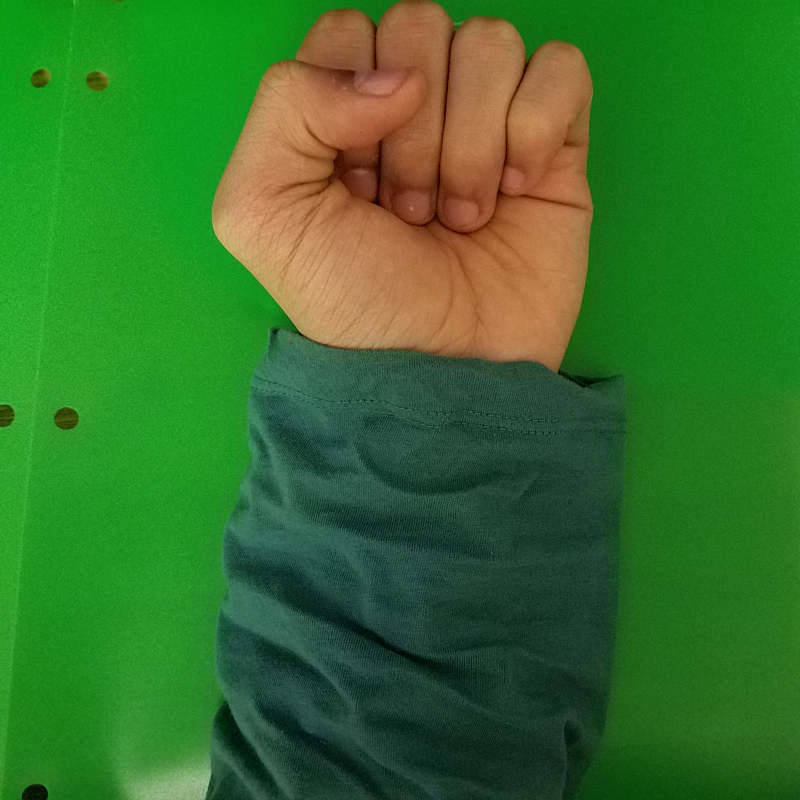
//> input picture images/image22.jpg, 1600 x 1600 px, given in place of the camera (shown at 1/2 size)
$ ./hand_gesture_recognition_live   (built with g++ and OpenCV 4)
//> lines starting //> are read from the running program, lines starting //| are printed output that depends on the picture; after the words box and inside, x2 and y2 are one past the last pixel; in counts of white or black regions, pixels touching at a corner belong together
// =======================================================================
//       Filename:  hand_gesture_recognition_live.cpp
//    Description:  A program which will take as its input a sequence of
//                  live images of either a fist or a palm and then
//                  produce from such sequence an instruction to the
//                  computer.
//        Version:  1.0
//        Created:  03/15/2018 02:04:20 AM
//       Revision:  none
//       Compiler:  clang
//         Author:  Gharvhel Carre (), gc2767@columbia.edu
//   Organization:  Columbia University
// =======================================================================

#include <opencv2/opencv.hpp>
#include <iostream>
#include <string>
#define FIST 1
#define PALM 2

using namespace std;
using namespace cv;

void die(const char *msg);
void create_mask(Mat & image, Mat & image_mask, const char *w_name);
void load_images(const char *image_file_name, Mat & image);
void find_dimensions(Mat & image, int &image_width, int &image_height);
void find_largest_contour(vector < vector < Point >> &contours,
                          int &largest_contour_index,
                          int &largest_coutour);
int get_quadrant(int &center_x, int &center_y, Mat & image, int &where,
                 char *what_and_where);

int const LOW_RED = 80, HIGH_RED = 255, LOW_GREEN = 50;
int const HIGH_GREEN = 255, LOW_BLUE = 0, HIGH_BLUE = 20;

int main(int argc, char **argv) {
  VideoCapture camera(0);
  if (!camera.isOpened()) {
    die("ERROR: could not opened camera");
  }
  // Variables
  Mat image1, image2, combined_images, image1_cpy, image2_cpy;
  Mat image1_mask, image2_mask, combined_image_masks, combined_result,
    combined_result2, combined_result3;
  int image1_width, image1_height, image2_width, image2_height;
  int what1, where1, what2, where2;
  int frame = 1;
  namedWindow("RESULT", WINDOW_NORMAL);

  while (1) {
    cout << "FRAME: " << frame << endl;
    if (frame == 1) {
      if (camera.read(image1) == false) {
        die("ERROR: cannot read image");
      }
//> image1 is the input picture: 1600 rows x 1600 cols, CV_8UC3; mean B, G, R 43.2, 113.2, 53.5
      // Get dimension of images
      find_dimensions(image1, image1_width, image1_height);
//> image1_width = 1600; image1_height = 1600

      // Create image mask based on skin color
      create_mask(image1, image1_mask, "FRAME1");
//> in create_mask, `inRange(image_mask, Scalar(LOW_BLUE, LOW_GREEN, LOW_RED), Scalar(HIGH_..`:
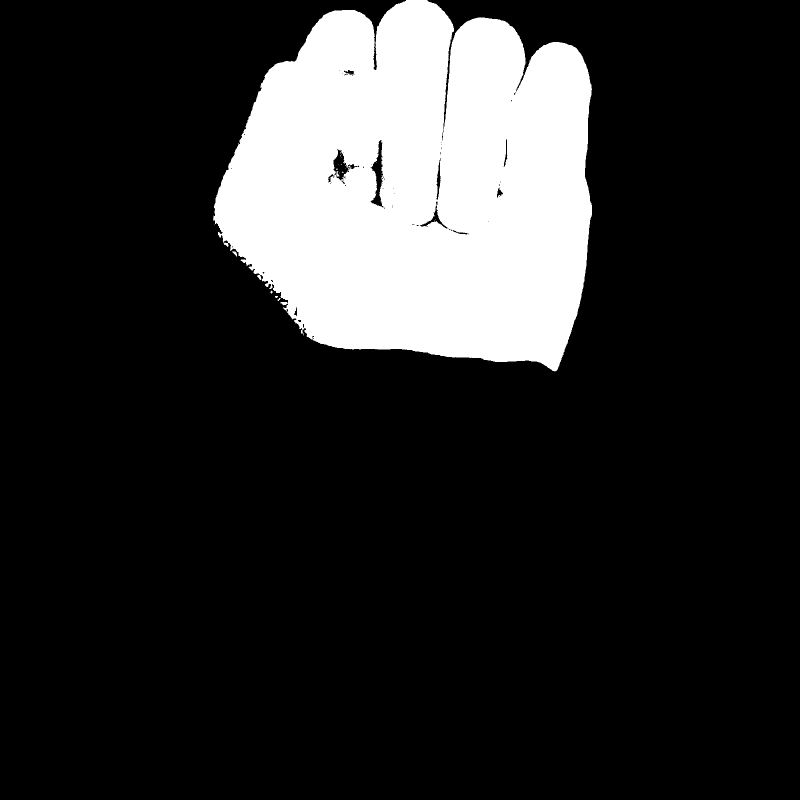
//> image_mask: 1600 rows x 1600 cols, CV_8UC1 (shown at 1/2 size); 16.7% white; 25 white regions (23 under 20 px)
//> in create_mask, `GaussianBlur(image_mask, image_mask, Size(19, 19), 0.0, 0);`:
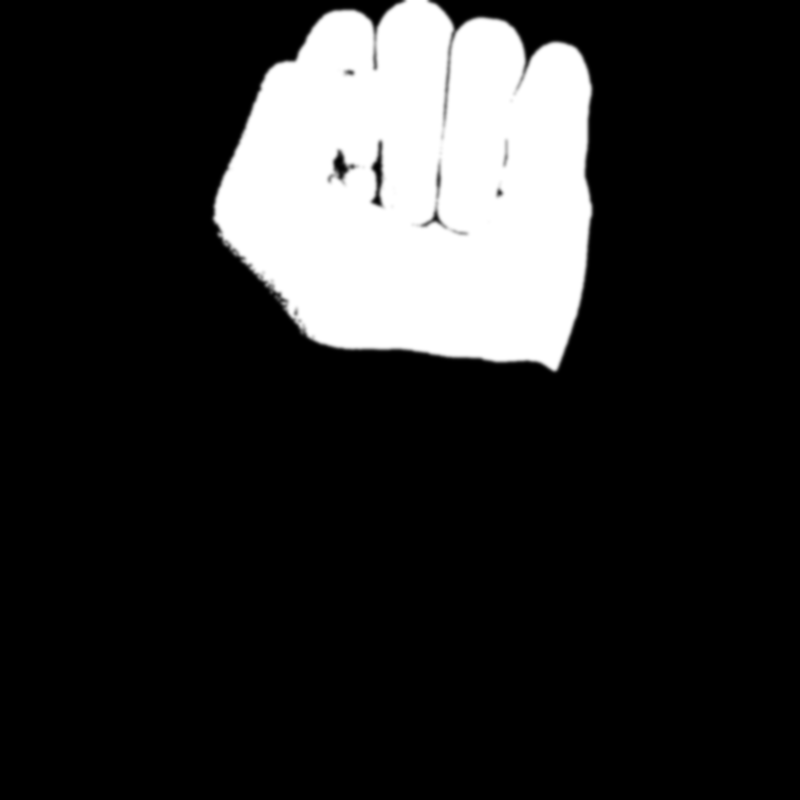
//> image_mask: 1600 rows x 1600 cols, CV_8UC1 (shown at 1/2 size); 2.94% of pixels changed, all inside (x1, y1, x2, y2) = (418, 0, 1193, 751)

      // find contours
      vector < vector < Point >> contours1;
      vector < Vec4i > hierarchy1;
      findContours(image1_mask, contours1, hierarchy1, CV_RETR_EXTERNAL,
                   CV_CHAIN_APPROX_SIMPLE, Point());
//> contours1 = 1 contour; box (x1, y1, x2, y2) and area: (418, 0, 1193, 751) 456690

      // find largest contour
      int largest_contour1_index = -1;
      int largest_coutour1 = 0;
      find_largest_contour(contours1, largest_contour1_index,
                           largest_coutour1);
//> the loop in find_largest_contour, `for (int i = 0; i < contours.size(); i++)` made 1 pass
//> largest_coutour on pass 1: 1047
//> after the loop in find_largest_contour, `for (int i = 0; i < contours.size(); i++)`: largest_coutour = 1047; largest_contour_index = 0
//> largest_contour1_index = 0; largest_coutour1 = 1047

      // Get the moments to calculate some features like center of mass
      Moments m1;
      m1 = moments(contours1[largest_contour1_index], false);
//> m1 = moments, m00 456689.5, centre m10/m00, m01/m00 = (836.9, 373.9)

      //  Get the mass centers:
      int image1_center_x = m1.m10 / m1.m00;
//> image1_center_x = 836
      int image1_center_y = m1.m01 / m1.m00;
//> image1_center_y = 373

      // Find convex hull, and defects
      vector < vector < int >>hull1(contours1.size());
//> hull1 = 1 item
      vector < vector < Point >> hullPoint1(contours1.size());
//> hullPoint1 = 1 empty contours
      vector < vector < Vec4i >> defects1(contours1.size());
//> defects1 = 1 item
      vector < vector < Point >> defectPoint1(contours1.size());
//> defectPoint1 = 1 empty contours

      int count1 = 0;           // to count fingers
      int quadrant1;

      for (int i = 0; i < contours1.size(); i++) {
        if (contourArea(contours1[i]) > 5000) {
          convexHull(contours1[i], hull1[i], true);
          convexityDefects(contours1[i], hull1[i], defects1[i]);
          if (largest_contour1_index == i) {
            for (int j = 0; j < hull1[i].size(); j++) {
              int ind = hull1[i][j];
              hullPoint1[i].push_back(contours1[i][ind]);
            }

            // first defect is usually wrong; so skip it
            bool skiped_first = false;

            for (int j = 0; j < defects1[i].size(); j++) {
              if (defects1[i][j][3] > 11500) {
                int end_point = defects1[i][j][1];
                int far_point = defects1[i][j][2];
                defectPoint1[i].push_back(contours1[i][far_point]);
                if (skiped_first) {
                  circle(image1, contours1[i][end_point], 40,
                         Scalar(50, 0, 255), -1);
                  count1++;
                }
                skiped_first = true;
              }
            }

            // if count is less than 2, then assume is a fist, else palm
            char what_and_where[50];
            if (count1 <= 1) {
              strcpy(what_and_where, "(FIST, ");
              what1 = 1;
            } else {
              strcpy(what_and_where, "(PALM, ");
              what1 = 2;
            }

            quadrant1 =
              get_quadrant(image1_center_x, image1_center_y, image1,
                           where1, what_and_where);

            // draw contour, convex hull
            // write the where and what
            drawContours(image1, contours1, i, Scalar(130, 0, 75), 10, 8,
                         vector < Vec4i > (), 0, Point());
            drawContours(image1, hullPoint1, i, Scalar(0, 0, 255), 10, 8,
                         vector < Vec4i > (), 0, Point());
            circle(image1, Point(image1_center_x, image1_center_y), 40,
                   Scalar(255, 0, 0), -1, 8, 0);
            putText(image1, what_and_where,
                    Point(image1_width / 3, image1_width / 5),
                    CV_FONT_HERSHEY_SIMPLEX, 4, Scalar(0, 0, 255), 5);
            putText(image1, to_string(count1),
                    Point(image1_width / 5, image1_height / 5),
                    CV_FONT_HERSHEY_SIMPLEX, 4, Scalar(0, 0, 255), 5);
          }
        }
      }
//> this loop made 1 pass
//> (count1, skiped_first, quadrant1, where1, what_and_where) on pass 1: (0, true, 2, 2, "(FIST, UPPER MIDDLE)")
//> pass 1, `putText(image1, what_and_where, Point(image1_width / 3, image1_width /..`:
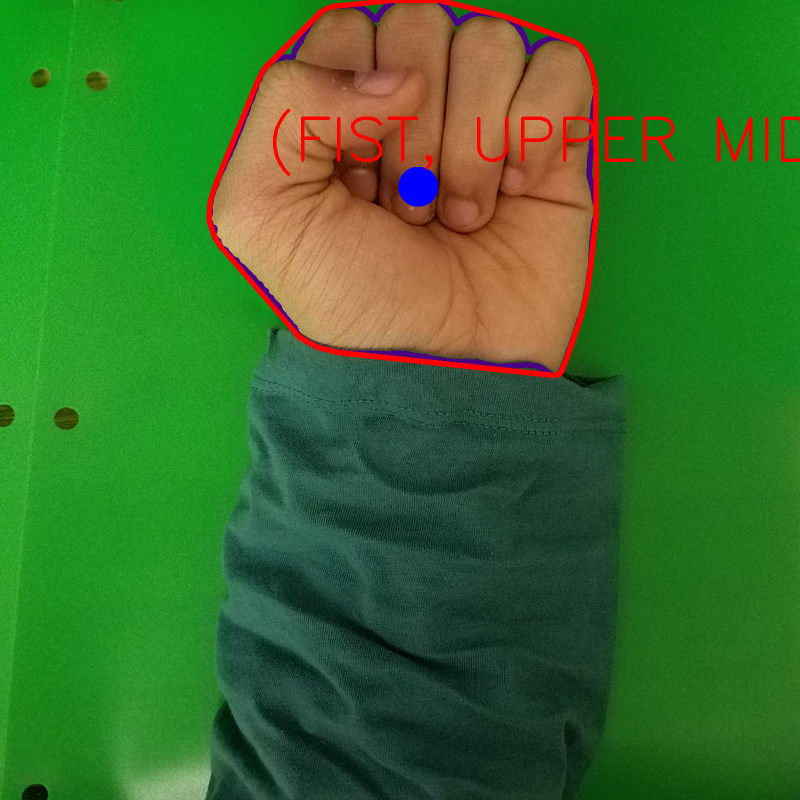
//> image1: 1600 rows x 1600 cols, CV_8UC3 (shown at 1/2 size); 2.43% of pixels changed, all inside (x1, y1, x2, y2) = (413, 0, 1600, 756)
//> pass 1, `putText(image1, to_string(count1), Point(image1_width / 5, image1_heig..`:
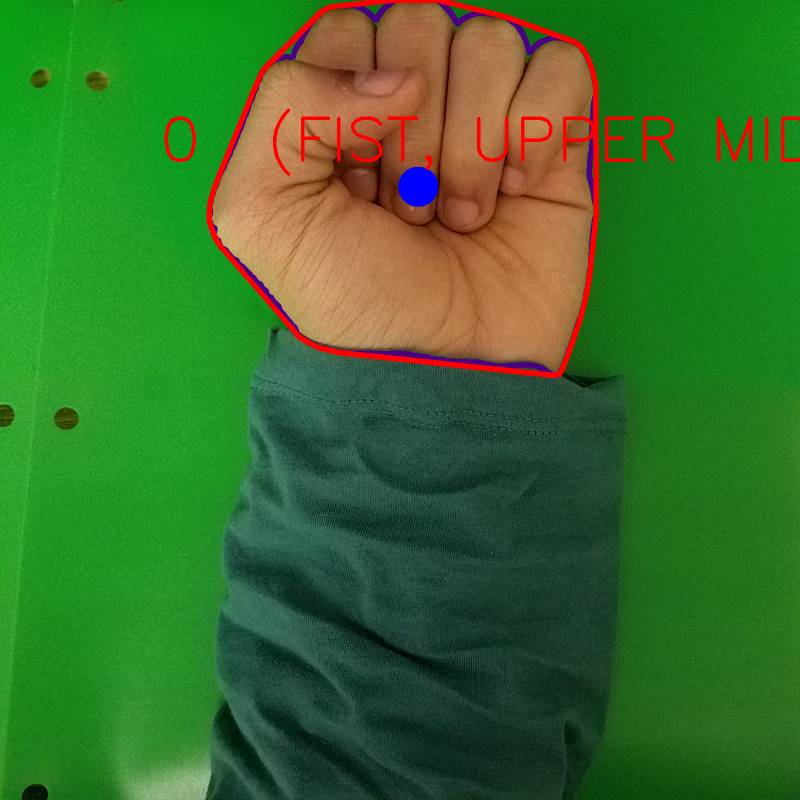
//> image1: 1600 rows x 1600 cols, CV_8UC3 (shown at 1/2 size); 0.06% of pixels changed, all inside (x1, y1, x2, y2) = (329, 233, 392, 324)
//> after the loop, defectPoint1 = 1 contour, all with area under 20; count1 = 0; where1 = 2
      ++frame;
    } else if (frame == 3) {
      if (camera.read(image2) == false) {
        cout << "ERROR: cannot read image" << endl;
        return -1;
      }
      // Get dimension of images
      find_dimensions(image2, image2_width, image2_height);

      // Create image mask based on skin color
      create_mask(image2, image2_mask, "FRAME2");

      // find contours
      vector < vector < Point >> contours2;
      vector < Vec4i > hierarchy2;
      findContours(image2_mask, contours2, hierarchy2, CV_RETR_EXTERNAL,
                   CV_CHAIN_APPROX_SIMPLE, Point());

      // find largest contour
      int largest_contour2_index = -1;
      int largest_coutour2 = 0;
      find_largest_contour(contours2, largest_contour2_index,
                           largest_coutour2);

      // Get the moments to calculate some features like center of mass
      Moments m2;
      m2 = moments(contours2[largest_contour2_index], false);

      //  Get the mass centers:
      int image2_center_x = m2.m10 / m2.m00;
      int image2_center_y = m2.m01 / m2.m00;

      // Find convex hull, and defects
      vector < vector < int >>hull2(contours2.size());
      vector < vector < Point >> hullPoint2(contours2.size());
      vector < vector < Vec4i >> defects2(contours2.size());
      vector < vector < Point >> defectPoint2(contours2.size());

      int count2 = 0;           // to count fingers
      int quadrant2;

      for (int i = 0; i < contours2.size(); i++) {
        if (contourArea(contours2[i]) > 5000) {
          convexHull(contours2[i], hull2[i], true);
          convexityDefects(contours2[i], hull2[i], defects2[i]);
          if (largest_contour2_index == i) {
            for (int j = 0; j < hull2[i].size(); j++) {
              int ind = hull2[i][j];
              hullPoint2[i].push_back(contours2[i][ind]);
            }

            // first defect is usually wrong; so skip it
            bool skiped_first = false;

            for (int j = 0; j < defects2[i].size(); j++) {
              if (defects2[i][j][3] > 11500) {
                int end_point = defects2[i][j][1];
                int far_point = defects2[i][j][2];
                defectPoint2[i].push_back(contours2[i][far_point]);
                if (skiped_first) {
                  circle(image2, contours2[i][end_point], 40,
                         Scalar(50, 0, 255), -1);
                  count2++;
                }
                skiped_first = true;
              }
            }

            // if count is less than 2, then assume is a fist, else palm
            char what_and_where[50];
            if (count2 <= 1) {
              strcpy(what_and_where, "(FIST, ");
              what2 = 1;
            } else {
              strcpy(what_and_where, "(PALM, ");
              what2 = 2;
            }

            quadrant2 =
              get_quadrant(image2_center_x, image2_center_y, image2,
                           where2, what_and_where);

            // draw contour, convex hull
            // write the where and what
            drawContours(image2, contours2, i, Scalar(130, 0, 75), 10, 8,
                         vector < Vec4i > (), 0, Point());
            drawContours(image2, hullPoint2, i, Scalar(0, 0, 255), 10, 8,
                         vector < Vec4i > (), 0, Point());
            circle(image2, Point(image2_center_x, image2_center_y), 40,
                   Scalar(255, 0, 0), -1, 8, 0);
            putText(image2, what_and_where,
                    Point(image2_width / 3, image2_width / 5),
                    CV_FONT_HERSHEY_SIMPLEX, 4, Scalar(0, 0, 255), 5);
            putText(image2, to_string(count2),
                    Point(image2_width / 5, image2_height / 5),
                    CV_FONT_HERSHEY_SIMPLEX, 4, Scalar(0, 0, 255), 5);
          }
        }
      }

      // display results
      hconcat(image1, image2, combined_result);
      imshow("RESULT", combined_result);

      if (what1 == PALM && what2 == FIST) {
        if (where1 == 5 && where2 == 5)
          cout << "SELECTED\n";
        else
          cout << "UNKNOWN\n";
      } else if (what1 == FIST && what2 == PALM) {
        if (where1 != 5) {
          cout << "UNKNOWN\n";
        } else if (where2 == 1) {
          cout << "MOVED TO UPPER LEFT\n";
        } else if (where2 == 2) {
          cout << "MOVED TO UPPER MIDDLE\n";
        } else if (where2 == 3) {
          cout << "MOVED TO UPPER RIGHT\n";
        } else if (where2 == 4) {
          cout << "MOVED TO LEFT\n";
        } else if (where2 == 5) {
          cout << "CANCELLED\n";
        } else if (where2 == 6) {
          cout << "MOVED TO RIGHT\n";
        } else if (where2 == 7) {
          cout << "MOVED TO LOWER LEFT\n";
        } else if (where2 == 8) {
          cout << "MOVED TO LOWER MIDDLE\n";
        } else if (where2 == 9) {
          cout << "MOVED TO LOWER RIGHT\n";
        }
      } else
        cout << "UNKNOWN\n";

      ++frame;
    } else if (frame == 2) {
      waitKey(1000);
      ++frame;
    } else if (frame == 4) {
      waitKey(1000);
      frame = 1;
    }
  }
  return 0;
}

int get_quadrant(int &center_x, int &center_y, Mat & image, int &where,
                 char *what_and_where) {
  int y_quadrant = image.size().height / 3;
  int x_quadrant = image.size().width / 3;
  int quadrant;

  if ((center_y <= y_quadrant) && (center_x <= x_quadrant)) {
    strcat(what_and_where, "UPPER LEFT)");
    quadrant = 1;
  } else if ((center_y <= 2 * y_quadrant) && (center_x <= x_quadrant)) {
    strcat(what_and_where, "MIDDLE LEFT)");
    quadrant = 4;
  } else if ((center_y <= 3 * y_quadrant) && (center_x <= x_quadrant)) {
    strcat(what_and_where, "LOWER LEFT)");
    quadrant = 7;
  } else if ((center_y <= y_quadrant) && (center_x <= 2 * x_quadrant)) {
    strcat(what_and_where, "UPPER MIDDLE)");
    quadrant = 2;
  } else if ((center_y <= 2 * y_quadrant) && (center_x <= 2 * x_quadrant)) {
    strcat(what_and_where, "CENTER)");
    quadrant = 5;
  } else if ((center_y <= 3 * y_quadrant) && (center_x <= 2 * x_quadrant)) {
    strcat(what_and_where, "LOWER MIDDLE)");
    quadrant = 8;
  } else if ((center_y <= y_quadrant) && (center_x <= 3 * x_quadrant)) {
    strcat(what_and_where, "UPPER RIGHT)");
    quadrant = 3;
  } else if ((center_y <= 2 * y_quadrant) && (center_x <= 3 * x_quadrant)) {
    strcat(what_and_where, "MIDDLE RIGHT)");
    quadrant = 6;
  } else if ((center_y <= 3 * y_quadrant) && (center_x <= 3 * x_quadrant)) {
    strcat(what_and_where, "LOWER RIGHT)");
    quadrant = 9;
  }
  where = quadrant;
  return quadrant;
}

void find_largest_contour(vector < vector < Point >> &contours,
                          int &largest_contour_index,
                          int &largest_coutour) {
  for (int i = 0; i < contours.size(); i++) {
    if (contours[i].size() > largest_coutour) {
      largest_coutour = contours[i].size();
      largest_contour_index = i;
    }
  }
}

void find_dimensions(Mat & image, int &image_width, int &image_height) {
  image_width = image.size().width;
  image_height = image.size().height;
}

// [12 lines left out: functions load_images, die, not called in this run]

void create_mask(Mat & image, Mat & image_mask, const char *w_name) {
  // convert to HSV
  cvtColor(image, image_mask, COLOR_BGR2HSV);

  // pick out skin color
  inRange(image_mask, Scalar(LOW_BLUE, LOW_GREEN, LOW_RED),
          Scalar(HIGH_BLUE, HIGH_GREEN, HIGH_RED), image_mask);

  // erode
  erode(image_mask, image_mask, MORPH_ELLIPSE);

  //dilate
  dilate(image_mask, image_mask, MORPH_ELLIPSE);

  // blur to remove noise
  GaussianBlur(image_mask, image_mask, Size(19, 19), 0.0, 0);
}
